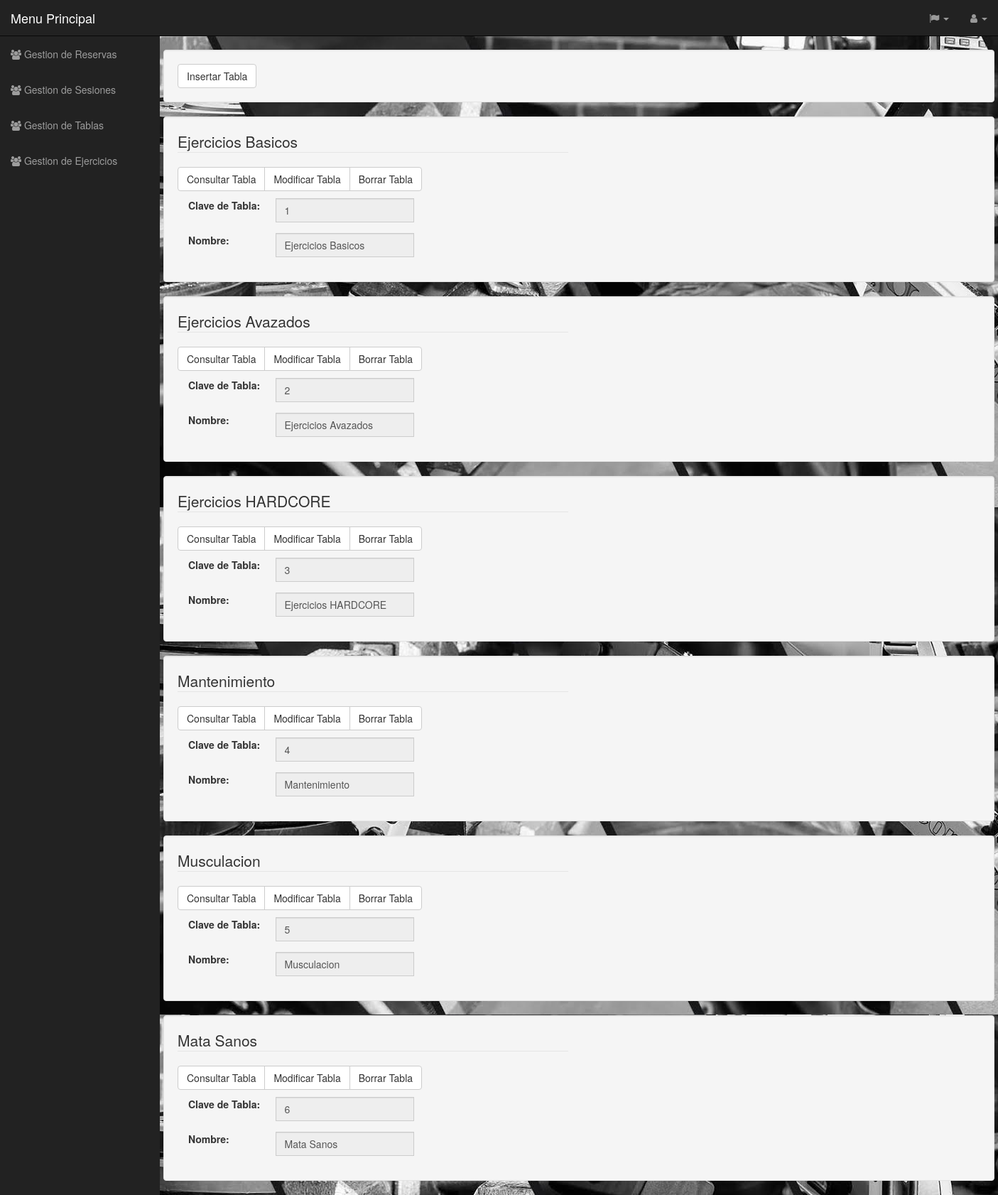
Page /Controlador/TABLA_Controller.php on the earlier database version.
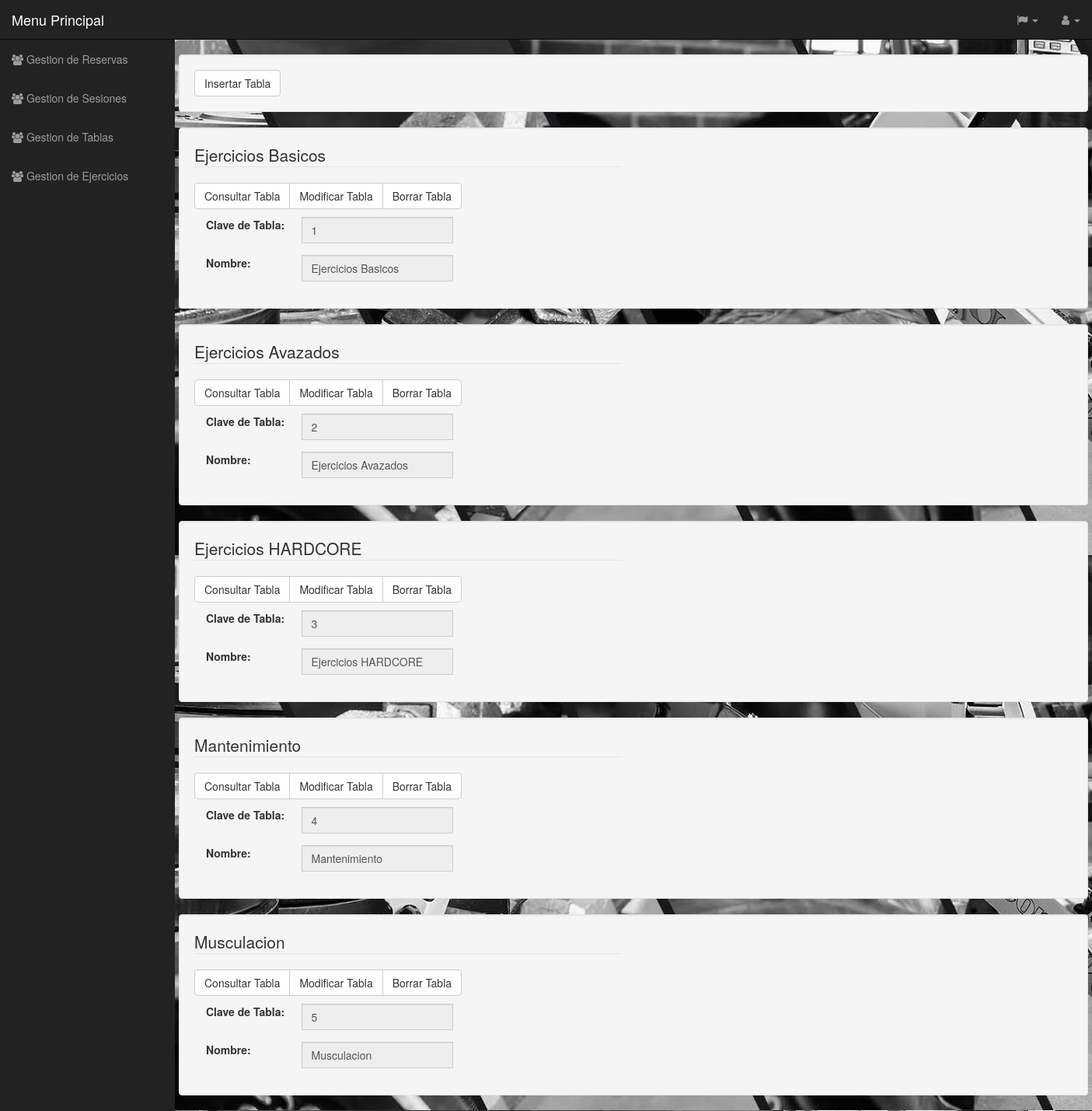
Same page on the later database version.
### tables this page shows
CREATE TABLE Tabla (
  id_Tabla int(11) NOT NULL AUTO_INCREMENT,
  Nombre varchar(25) NOT NULL,
  PRIMARY KEY (id_Tabla)
);

### Controlador/TABLA_Controller.php (called while the page is built, shortened)
<?php
include '../Modelos/TABLA_Modelo.php';
include '../Vistas/TABLA_Show_Vista.php';
	Switch ($_REQUEST['accion']){
		default:
			if (!isset($_REQUEST['Nombre'])){
				$tabla = new TABLA_Modelo('','');
			}
			else{
				$tabla = get_data_form();
			}
				$datos = $tabla->Consultar();
				new TABLA_Show($datos, 'ControladorPrincipal.php?volver');
	}
?>

### Funciones/cargadodedatos.php (called while the page is built, shortened)
<?php
             include('../plantilla/cabecera.php');
        include("../Funciones/comprobaridioma.php");
        $clases=new comprobacion();
        $idiom=$clases->comprobaridioma($idioma);
        include('../plantilla/menulateral.php');
?>

### Idiomas/idiomas.php (called while the page is built, shortened)
<?php
class idiomas{
	function español(){
return $arrays;
}
}
?>

### Funciones/comprobaridioma.php (called while the page is built)
<?php
class comprobacion{
function comprobaridioma($idioma){
if (isset($_SESSION['idioma'])){
    if($_SESSION['idioma']=="español"){
        $idiom=$idioma->español();
    }elseif($_SESSION['idioma']=="gallego"){
        $idiom=$idioma->gallego();
    }elseif($_SESSION['idioma']=="ingles"){
       $idiom=$idioma->ingles();
    }
}else{
    $idiom=$idioma->español();
}
return $idiom;
}
}

### Modelos/TABLA_Modelo.php (called while the page is built, shortened)
<?php
class TABLA_Modelo
{
	var $nombre;
    var $mysqli;
function __construct($id_Tabla,$nombre,$arrayE = null, $arrayU = null){
    $this->nombre = $nombre;
}
function ConectarBD(){
	include "../DataBase/datos_BD.php";
    $this->mysqli = new mysqli($host,$user,$pass,$name);
}
function Consultar(){
    $sql = "SELECT * from Tabla where Nombre LIKE '%".$this->nombre."%'";
    if (!($resultado = $this->mysqli->query($sql))){
	    return 'Error en la consulta sobre la base de datos';
	}
    else{
	       return $resultado;
	}
}
}
?>

### DataBase/datos_BD.php (called while the page is built)
<?php
    $host = "localhost";
    $user = "root";
    $pass = "iu";
    $name = "Gimnasio_BD";
 ?>

### Vistas/TABLA_Show_Vista.php (the view, shortened to what this page needs)
<?php
class TABLA_Show{
private $datos;
function __construct($array, $volver){
    $this->datos = $array;
   include("../Idiomas/idiomas.php");
    $idioma=new idiomas();
    include("../Funciones/cargadodedatos.php");
    $this->idiom=$idiom;
    $this->render();
}
function render(){
    ?><br>
  <div class="container well ">
        <div class="row">
            <div class="col-md-12">
                <a class="btn btn-default" href="../Controlador/TABLA_Controller.php?accion=Insertar"><?=$this->idiom["InsertarTabla"]?> </a>
            </div>
        </div>
  </div>
    <?php    foreach ($this->datos as $dato){        ?>
        <div class="container well">
            <div class="row">
                <div class="col-md-6">
                    <legend><?=$dato["Nombre"]?></legend>
                    <div class="btn-group ">
                        <a class="btn btn-default" href="../Controlador/TABLA_Controller.php?accion=Consultar&amp;id_Tabla=<?=$dato["id_Tabla"]?>"><?=$this->idiom["ConsultarTabla"]?> </a>
                        <a class="btn btn-default" href="../Controlador/TABLA_Controller.php?accion=Modificar&amp;id_Tabla=<?=$dato["id_Tabla"]?>"><?=$this->idiom["ModificarTabla"]?> </a>
                        <a class="btn btn-default" href="../Controlador/TABLA_Controller.php?accion=Borrar&amp;id_Tabla=<?=$dato["id_Tabla"]?>"><?=$this->idiom["BorrarTabla"]?> </a>
                    </div>
                    <div class="form-group" style="padding-top: 10px">
                        <label class="col-sm-3 control-label" for="nombre"id ="nombre"> <?=$this->idiom['id_Tabla'].":"?></label>
                        <div class="input-group">
                            <input class="form-control" type=text readonly id=nombre name=id_Tabla value = '<?= $dato['id_Tabla']?>'>
                        </div>
                    </div>
                    <div class="form-group">
                        <label class="col-sm-3 control-label" for="nombre"id ="nombre"> <?=$this->idiom['Nombre'].":"?></label>
                        <div class="input-group">
                            <input class="form-control" type=text readonly id=nombre name=Nombre value = '<?= $dato['Nombre']?>'>
                        </div>
                    </div>
                </div>
            </div>
        </div>
    <?php
    }
    include '../plantilla/pie.php';
}
}

Differences in the rows shown:
removed tabla: Nombre "Mata Sanos", idiom "Consultar Tabla", idiom "Modificar Tabla", idiom "Borrar Tabla", idiom "Clave de Tabla", id_Tabla "6", idiom "Nombre"
